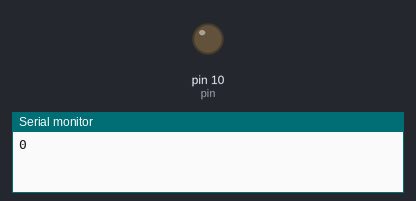
A sketch run on a simulated Arduino Uno, built with avr-gcc and run on an emulated ATmega328P. Shown: output pins drawn as LEDs (lit = HIGH), the last lines printed to the serial monitor.

Above: at 0.05 s.
At 0.95 s:
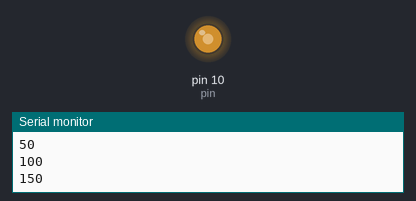
At 1.65 s:
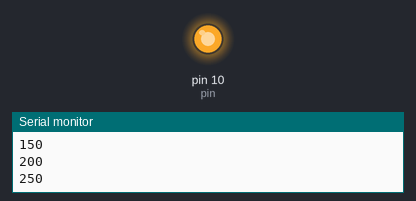
At 3.3 s:
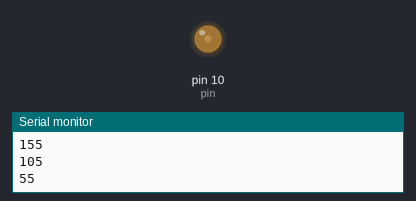
Timing chart, 0 to 8.3 s (numbered marks = the images above):
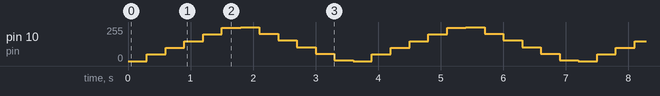

Measured:
- by itself, pin 10 (pin): repeats every 3.6 s: 100/255 0.30 s, 150/255 0.30 s, 200/255 0.30 s, 250/255 0.30 s, 255/255 0.30 s, 205/255 0.30 s, 155/255 0.30 s, 105/255 0.30 s, 55/255 0.30 s, 5/255 0.30 s, 0/255 0.30 s, 50/255 0.30 s

The sketch:

PWM.ino
```cpp
int pin = 10;
int D = 300;
void setup() {
  // put your setup code here, to run once:
  Serial.begin(9600);
}

void loop() {
  // put your main code here, to run repeatedly:
  for (int fadeValue = 0; fadeValue < 256; fadeValue += 50) {
    analogWrite(pin, fadeValue);
    Serial.println(fadeValue);
    delay(D);
  }

  for (int fadeValue = 255; fadeValue >= 0; fadeValue -= 50) {
    analogWrite(pin, fadeValue);
    Serial.println(fadeValue);
    delay(D);
  }
}
```
